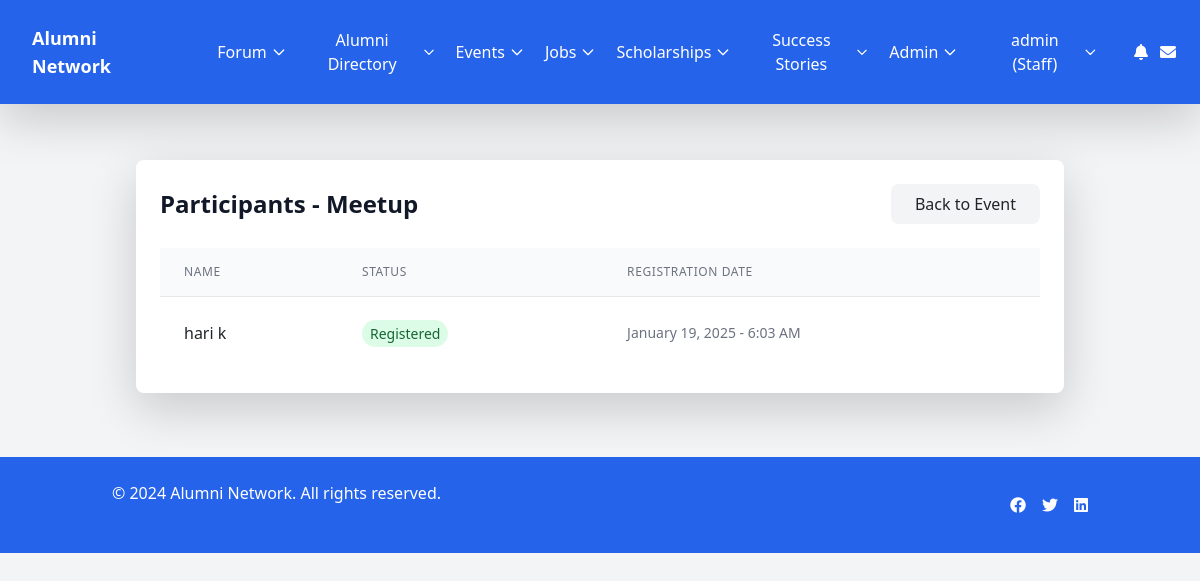
The page /events/1/participants/ (signed in) on the database as committed earlier.
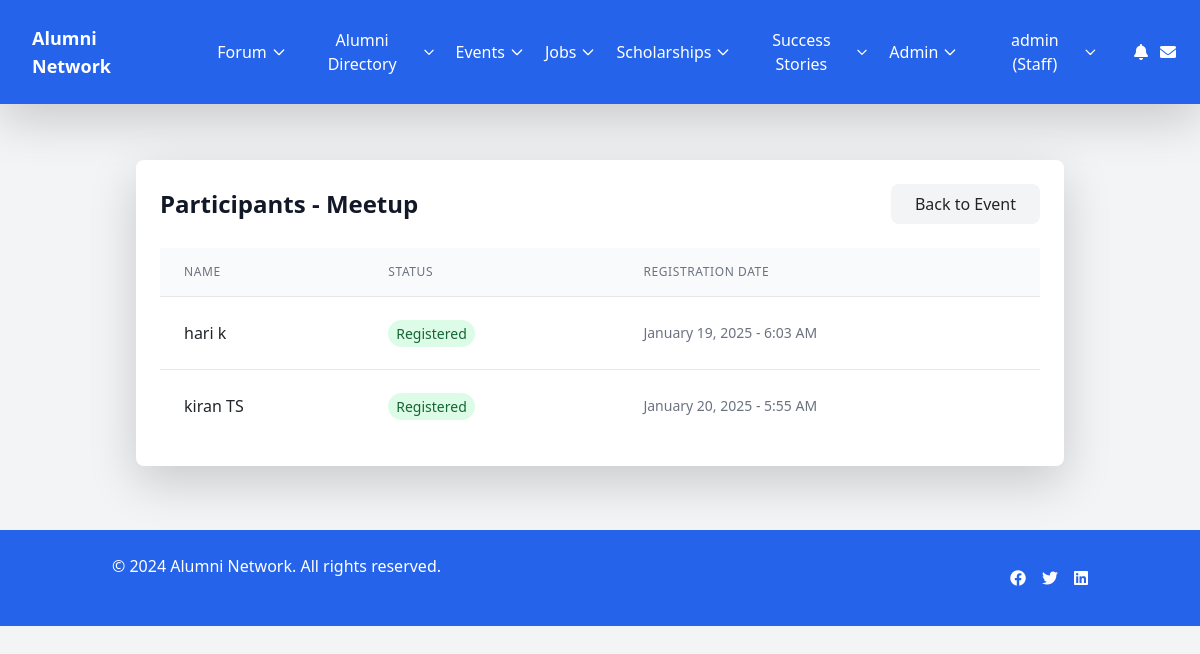
The same page on the database as committed later.
### events/models.py (models this page shows, shortened)
class EventRegistration(models.Model):
    REGISTRATION_STATUS = (
        ('registered', 'Registered'),
        ('waitlisted', 'Waitlisted'),
        ('cancelled', 'Cancelled'),
        ('attended', 'Attended'),
    )
    event = models.ForeignKey(Event, on_delete=models.CASCADE)
    user = models.ForeignKey(User, on_delete=models.CASCADE)
    registration_date = models.DateTimeField(auto_now_add=True)
    status = models.CharField(max_length=20, choices=REGISTRATION_STATUS, default='registered')
    attendance_marked = models.BooleanField(default=False)
    class Meta:
        unique_together = ['event', 'user']

### users/models.py (models this page shows, shortened)
class User(AbstractUser):
    USER_TYPES = (
        ('admin', 'Admin'),
        ('alumni', 'Alumni'),
        ('student', 'Student'),
    )
    INDUSTRY_CHOICES = (
        ('it', 'Information Technology'),
        ('finance', 'Finance'),
        ('healthcare', 'Healthcare'),
        ('education', 'Education'),
        ('manufacturing', 'Manufacturing'),
        ('retail', 'Retail'),
        ('consulting', 'Consulting'),
        ('marketing', 'Marketing'),
        ('other', 'Other')
    )
    AVAILABILITY_CHOICES = (
        ('available', 'Available for Mentorship'),
        ('limited', 'Limited Availability'),
        ('unavailable', 'Not Available'),
    )
    user_type = models.CharField(max_length=10, choices=USER_TYPES, default='student')
    profile_picture = models.ImageField(upload_to='profile_pics/', null=True, blank=True)
    bio = models.TextField(max_length=500, blank=True)
    graduation_year = models.IntegerField(null=True, blank=True)
    current_job_title = models.CharField(max_length=100, blank=True)
    current_company = models.CharField(max_length=100, blank=True)
    industry = models.CharField(max_length=20, choices=INDUSTRY_CHOICES, blank=True)
    years_of_experience = models.PositiveIntegerField(default=0)
    skills = models.TextField(help_text="Enter skills separated by commas", blank=True)
    achievements = models.TextField(blank=True)
    certifications = models.TextField(help_text="Enter certifications separated by commas", blank=True)
    linkedin_profile = models.URLField(max_length=200, blank=True)
    portfolio_link = models.URLField(max_length=200, blank=True)
    mentorship_availability = models.CharField(
        max_length=20,
        choices=AVAILABILITY_CHOICES,
        blank=True
    )

### events/views.py (the view)
# urls.py: path('<int:pk>/participants/', views.event_participants, name='event_participants'),
@login_required
def event_participants(request, pk):
    event = get_object_or_404(Event, pk=pk)
    if not request.user.is_staff and request.user != event.created_by:
        messages.error(request, "You don't have permission to view participants.")
        return redirect('event_detail', pk=pk)
    registrations = EventRegistration.objects.filter(event=event).order_by('registration_date')
    return render(request, 'events/event_participants.html', {
        'event': event,
        'registrations': registrations,
    })

### messaging/context_processors.py (called while the page is built)
def unread_message_count(request):
    if request.user.is_authenticated:
        count = Message.objects.filter(
            conversation__participants=request.user,
            sender__in=request.user.conversations.values_list('participants', flat=True),
            is_read=False
        ).exclude(sender=request.user).count()
        return {'unread_message_count': count}
    return {'unread_message_count': 0}

### notifications/context_processors.py (called while the page is built)
def notification_count(request):
    if request.user.is_authenticated:
        unread_count = request.user.notifications.filter(read=False).count()
        return {'unread_notification_count': unread_count}
    return {'unread_notification_count': 0}

### events/templates/events/event_participants.html (shortened to what this page needs)
{% extends "base.html" %}
{% block content %}
<div class="container mx-auto px-4 py-8">
    <div class="bg-white rounded-lg shadow-lg p-6">
        <div class="flex justify-between items-center mb-6">
            <h1 class="text-2xl font-bold text-gray-900">
                Participants - {{ event.title }}
            </h1>
            <a href="{% url 'event_detail' event.pk %}"
               class="px-4 py-2 bg-gray-100 rounded-lg hover:bg-gray-200">
                Back to Event
            </a>
        </div>
        <div class="overflow-x-auto">
            <table class="min-w-full divide-y divide-gray-200">
                <thead class="bg-gray-50">
                    <tr>
                        <th class="px-6 py-3 text-left text-xs font-medium text-gray-500 uppercase tracking-wider">
                            Name
                        </th>
                        <th class="px-6 py-3 text-left text-xs font-medium text-gray-500 uppercase tracking-wider">
                            Status
                        </th>
                        <th class="px-6 py-3 text-left text-xs font-medium text-gray-500 uppercase tracking-wider">
                            Registration Date
                        </th>
                    </tr>
                </thead>
                <tbody class="bg-white divide-y divide-gray-200">
                    {% for registration in registrations %}
                    <tr>
                        <td class="px-6 py-4 whitespace-nowrap">
                            {{ registration.user.get_full_name|default:registration.user.username }}
                        </td>
                        <td class="px-6 py-4 whitespace-nowrap">
                            <span class="px-2 py-1 text-sm
                                {% if registration.status == 'registered' %}bg-green-100 text-green-800
                                {% elif registration.status == 'waitlisted' %}bg-yellow-100 text-yellow-800
                                {% else %}bg-gray-100 text-gray-800{% endif %}
                                rounded-full">
                                {{ registration.get_status_display }}
                            </span>
                        </td>
                        <td class="px-6 py-4 whitespace-nowrap text-sm text-gray-500">
                            {{ registration.registration_date|date:"F d, Y - g:i A" }}
                        </td>
                    </tr>
                    {% empty %}
                    <tr>
                        <td colspan="3" class="px-6 py-4 text-center text-gray-500">
                            No participants registered yet.
                        </td>
                    </tr>
                    {% endfor %}
                </tbody>
            </table>
        </div>
    </div>
</div>
{% endblock %}

Rows that differ between the two databases and show on the page:
added EventRegistration: user.get_full_name "kiran TS", status "Registered", registration_date "January 20, 2025 - 5:55 AM"
